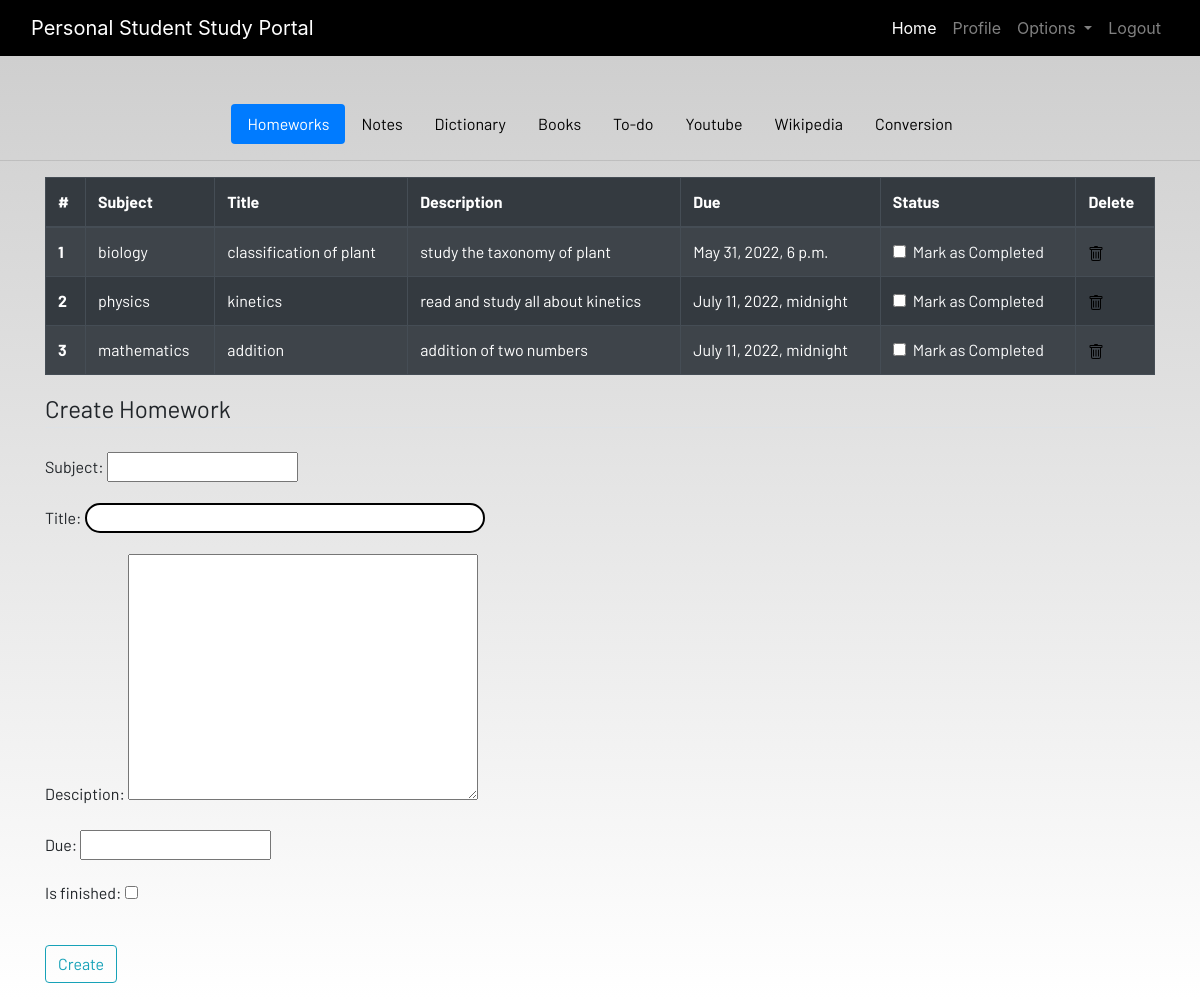
The page /homework (signed in) on the database its author committed.
### portal/models.py (models this page shows, shortened)
class Homework(models.Model):
    user = models.ForeignKey(User,on_delete=models.CASCADE)
    subject =models.CharField(max_length=50)
    title =models.CharField(max_length=100)
    desciption =models.TextField()
    due =models.DateTimeField()
    is_finished =models.BooleanField(default=False)

### portal/views.py (the view)
# urls.py: path('homework',views.homework,name='homework'),
@login_required
def homework(request):
    if request.method == "POST":
        form =HomeworkForm(request.POST)
        if form.is_valid():
            try:
                finished = request.POST('is_finished')
                if finished == 'on':
                    finished = True
                else:
                    finished = False
            except:
                finished = False
            homeworks = Homework(
                user = request.user,
                subject = request.POST['subject'],
                title = request.POST['title'],
                desciption= request.POST['desciption'],
                due= request.POST['due'],
                is_finished= finished
            )
            homeworks.save()
            messages.success(request,f'Homework Added From {request.user.username}!!')
    else:
        form = HomeworkForm()
    homework= Homework.objects.filter(user=request.user)
    if len(homework) == 0:
        homework_done = True
    else:
        homework_done = False
    context = {
        'homeworks':homework,
        "homework_done":homework_done,
        "form":form
        }
    return render(request,'homework.html',context)

### portal/forms.py
class HomeworkForm(forms.ModelForm):
    class Meta:
        model= Homework
        Widget = {'due':DateType()}
        fields = ['subject','title','desciption','due','is_finished']

### portal/templates/homework.html (shortened to what this page needs)
{% extends 'base.html' %}
{% load static %}
{% load crispy_forms_tags %}
{% block content %}
<ul class="nav nav-pills justify-content-center">
    <li class="nav-item">
        <a href="{% url 'homework' %}" class="nav-link active">Homeworks</a>
    </li>
    <li class="nav-item">
        <a href="{% url 'notes' %}" class="nav-link">Notes</a>
    </li>
    <li class="nav-item">
        <a href="{% url 'dictionary' %}" class="nav-link">Dictionary</a>
    </li>
    <li class="nav-item">
        <a href="{% url 'books' %}" class="nav-link">Books</a>
    </li>
    <li class="nav-item">
        <a href="{% url 'todo' %}" class="nav-link">To-do</a>
    </li>
    <li class="nav-item">
        <a href="{% url 'youtube' %}" class="nav-link">Youtube</a>
    </li>
    <li class="nav-item">
        <a href="{% url 'wikipedia' %}" class="nav-link">Wikipedia</a>
    </li>
    <li class="nav-item">
        <a href="{% url 'conversion' %}" class="nav-link">Conversion</a>
    </li>
</ul>
<hr>
<div class="container">
    {% if not homework_done %}
    <table class="table table-striped table-bordered table-hover table-dark">
        <thead>
            <tr>
                <th scope="col">#</th>
                <th scope="col">Subject</th>
                <th scope="col">Title</th>
                <th scope="col">Description</th>
                <th scope="col">Due</th>
                <th scope="col">Status</th>
                <th scope="col">Delete</th>
            </tr>
        </thead>
        <tbody>
            {% for homework in homeworks %}
            <tr>
                <th scope="row">{{forloop.counter}}</th>
                <td>{{homework.subject}}</td>
                <td>{{homework.title}}</td>
                <td>{{homework.desciption}}</td>
                <td>{{homework.due}}</td>
                <td>
                    <a href="{% url 'update_homework' homework.id %}">
                        <div class="form-check">
                            {% if homework.is_finished == True %}
                            <input class="form-check-input" type="checkbox" value="" checked>
                            {% else %}
                            <input class="form-check-input" type="checkbox" value="">
                            {% endif %}
                            <label class="form-check-label text-light" for="flexCheckDefault">
                                Mark as Completed
                            </label>
                        </div>
                    </a>
                </td>
                <td><a href="{% url 'delete_homework' homework.id %}"><img src="{% static 'images/trash.svg' %}" alt=""></a></td>
            </tr>
            {% endfor %}
        </tbody>
    </table>
    {% else %}
    <h4>All homeworks are completed!! Create to have more!!</h4>
    {% endif %}
</div>
<div class=" container">
    <form method="POST">
        <fieldset class="form-group">
            <legend class="border-bottom mb-4">Create Homework</legend>
            {{form.as_p}}
        </fieldset>
        <div class="form-group">
            <button href="" class="btn btn-outline-info" type="submit">
                Create
            </button>
        </div>
    </form>
</div>
{% endblock content %}

### portal/static/css/main.css (style rules this page uses)
html { scroll-behavior: smooth; height: 100%; width: 100%; }
a { text-decoration: none !important; color: black; }
html, body { max-width: 100%; overflow-x: hidden; height: 100%; width: 100%; background-repeat: repeat-y; }
body { background: linear-gradient(rgba(0, 0, 0, 0.2), rgba(255, 255, 255, 0.5)); overflow-x: hidden; background-repeat: no-repeat; }
#id_title { border: 2px solid black; border-radius: 20px; width: 400px; }

### rows shown on the page
Homework: subject "biology", title "classification of plant", desciption "study the taxonomy of plant", due "May 31, 2022, 6 p.m."
Homework: subject "physics", title "kinetics", desciption "read and study all about kinetics", due "July 11, 2022, midnight"
Homework: subject "mathematics", title "addition", desciption "addition of two numbers", due "July 11, 2022, midnight"
